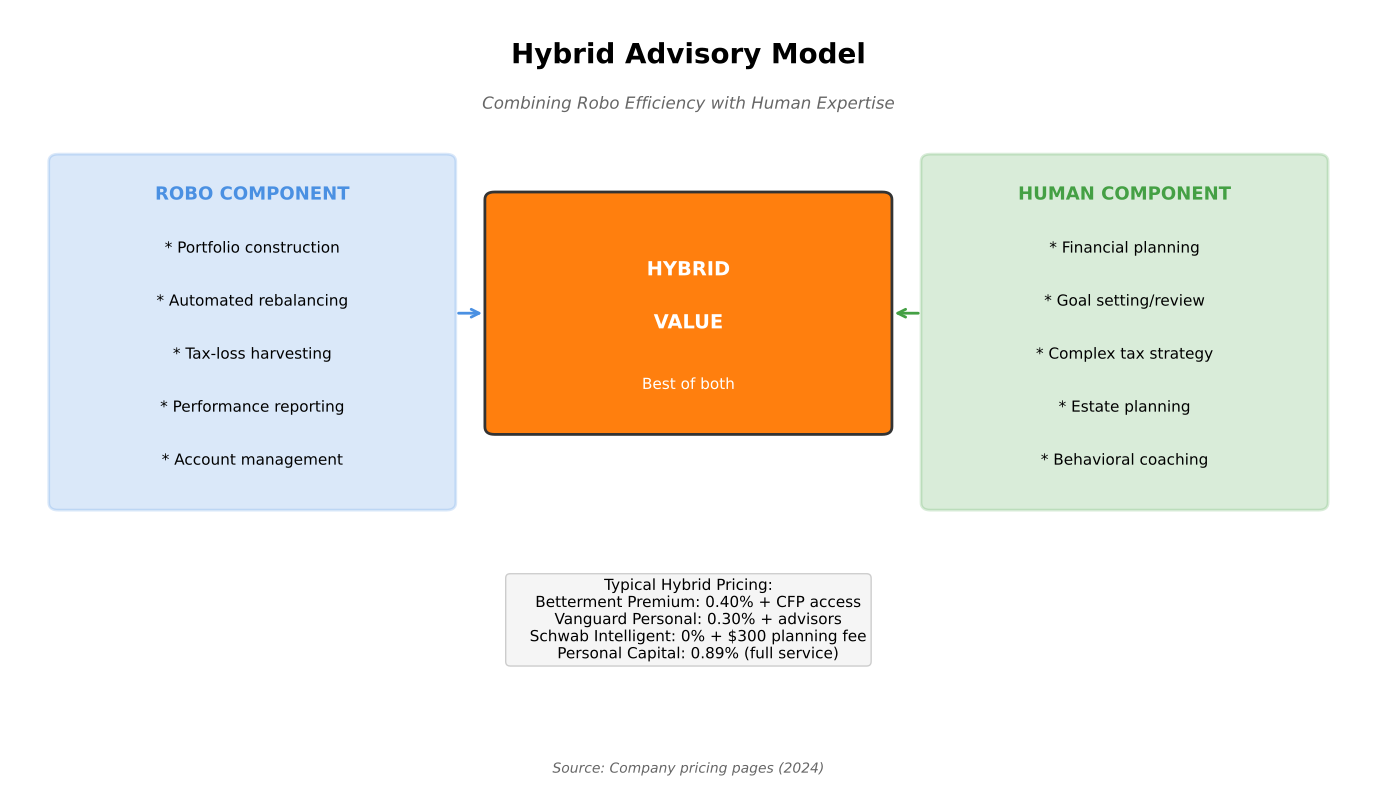

Write the Python code that produced this figure.
"""
Hybrid Advisor Model
Shows the combination of robo and human advisory

Output: hybrid_advisor_model.pdf
Module: module_01_fintech
Lesson: 8 - Robo-Advisors
"""

from pathlib import Path
import matplotlib.pyplot as plt
import matplotlib.patches as mpatches
import numpy as np

CHART_METADATA = {
    'title': 'Hybrid Advisor Model',
    'module': 'module_01_fintech',
    'lesson': 8,
    'url': 'https://github.com/Digital-AI-Finance/digital-finance/tree/main/module_01_fintech/figures/hybrid_advisor_model'
}

plt.rcParams.update({
    'font.size': 14,
    'axes.labelsize': 14,
})

def create_chart():
    """Create hybrid advisor model diagram"""
    fig, ax = plt.subplots(figsize=(14, 8))
    ax.set_xlim(0, 14)
    ax.set_ylim(0, 10)
    ax.axis('off')

    # Title
    ax.text(7, 9.3, 'Hybrid Advisory Model', fontsize=20, fontweight='bold', ha='center')
    ax.text(7, 8.7, 'Combining Robo Efficiency with Human Expertise', fontsize=12, ha='center',
           style='italic', color='#666666')

    # Robo Component (left)
    robo_box = mpatches.FancyBboxPatch((0.5, 3.5), 4, 4.5, boxstyle='round,pad=0.1',
                                        facecolor='#4A90E2', alpha=0.2,
                                        edgecolor='#4A90E2', lw=2)
    ax.add_patch(robo_box)
    ax.text(2.5, 7.5, 'ROBO COMPONENT', ha='center', fontsize=13, fontweight='bold', color='#4A90E2')

    robo_tasks = [
        'Portfolio construction',
        'Automated rebalancing',
        'Tax-loss harvesting',
        'Performance reporting',
        'Account management',
    ]
    for i, task in enumerate(robo_tasks):
        ax.text(2.5, 6.8-i*0.7, f'* {task}', ha='center', fontsize=11)

    # Human Component (right)
    human_box = mpatches.FancyBboxPatch((9.5, 3.5), 4, 4.5, boxstyle='round,pad=0.1',
                                         facecolor='#44A044', alpha=0.2,
                                         edgecolor='#44A044', lw=2)
    ax.add_patch(human_box)
    ax.text(11.5, 7.5, 'HUMAN COMPONENT', ha='center', fontsize=13, fontweight='bold', color='#44A044')

    human_tasks = [
        'Financial planning',
        'Goal setting/review',
        'Complex tax strategy',
        'Estate planning',
        'Behavioral coaching',
    ]
    for i, task in enumerate(human_tasks):
        ax.text(11.5, 6.8-i*0.7, f'* {task}', ha='center', fontsize=11)

    # Combined value (center)
    combined = mpatches.FancyBboxPatch((5, 4.5), 4, 3, boxstyle='round,pad=0.1',
                                        facecolor='#FF7F0E', edgecolor='#333333', lw=2)
    ax.add_patch(combined)
    ax.text(7, 6.5, 'HYBRID', ha='center', fontsize=14, fontweight='bold', color='white')
    ax.text(7, 5.8, 'VALUE', ha='center', fontsize=14, fontweight='bold', color='white')
    ax.text(7, 5, 'Best of both', ha='center', fontsize=11, color='white')

    # Arrows
    ax.annotate('', xy=(4.9, 6), xytext=(4.6, 6),
               arrowprops=dict(arrowstyle='->', color='#4A90E2', lw=2))
    ax.annotate('', xy=(9.4, 6), xytext=(9.1, 6),
               arrowprops=dict(arrowstyle='<-', color='#44A044', lw=2))

    # Pricing comparison
    pricing = """Typical Hybrid Pricing:
    Betterment Premium: 0.40% + CFP access
    Vanguard Personal: 0.30% + advisors
    Schwab Intelligent: 0% + $300 planning fee
    Personal Capital: 0.89% (full service)"""

    ax.text(7, 2.5, pricing, ha='center', fontsize=11, va='top',
           bbox=dict(boxstyle='round', facecolor='#F5F5F5', edgecolor='#CCCCCC'))

    # Source
    fig.text(0.5, 0.02, 'Source: Company pricing pages (2024)',
            fontsize=10, ha='center', style='italic', color='#666666')

    plt.tight_layout()

    output_path = Path(__file__).parent / 'hybrid_advisor_model.pdf'
    plt.savefig(output_path, format='pdf', dpi=300, bbox_inches='tight')
    plt.close()
    print(f"Chart saved to: {output_path}")
    return output_path

if __name__ == '__main__':
    create_chart()
